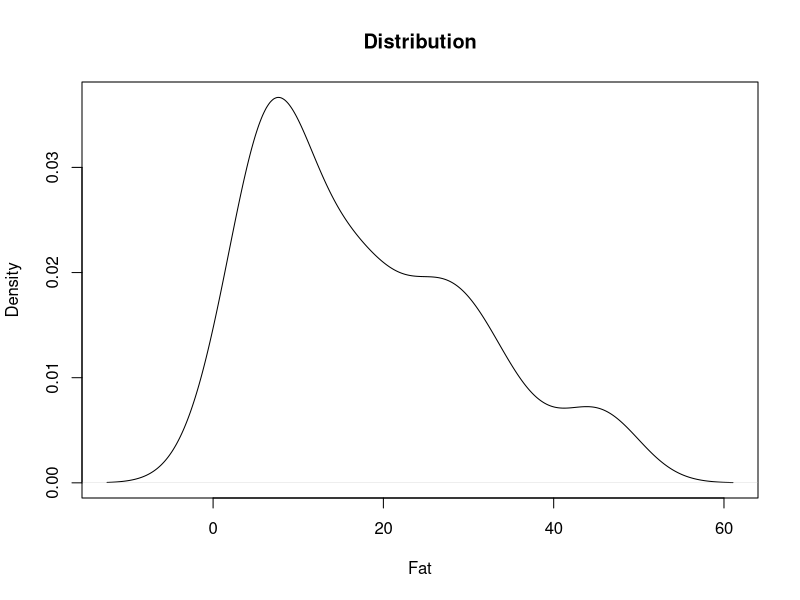
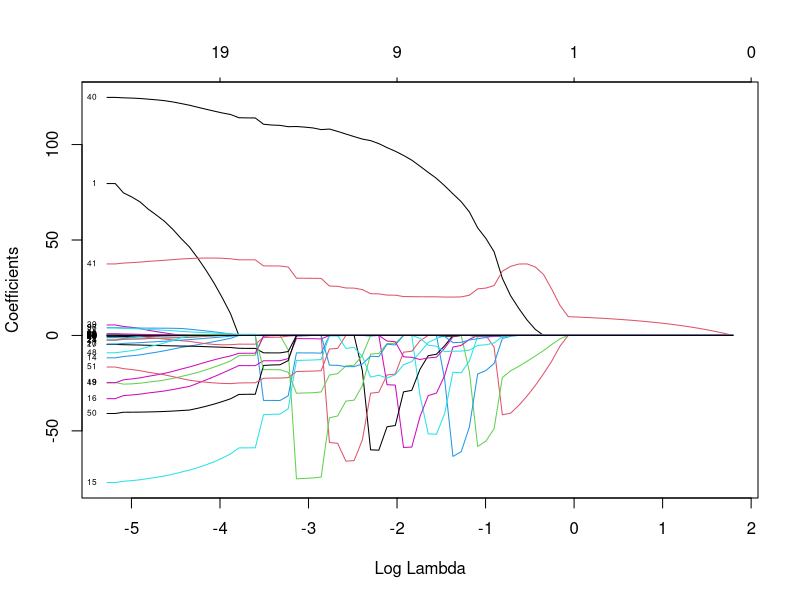
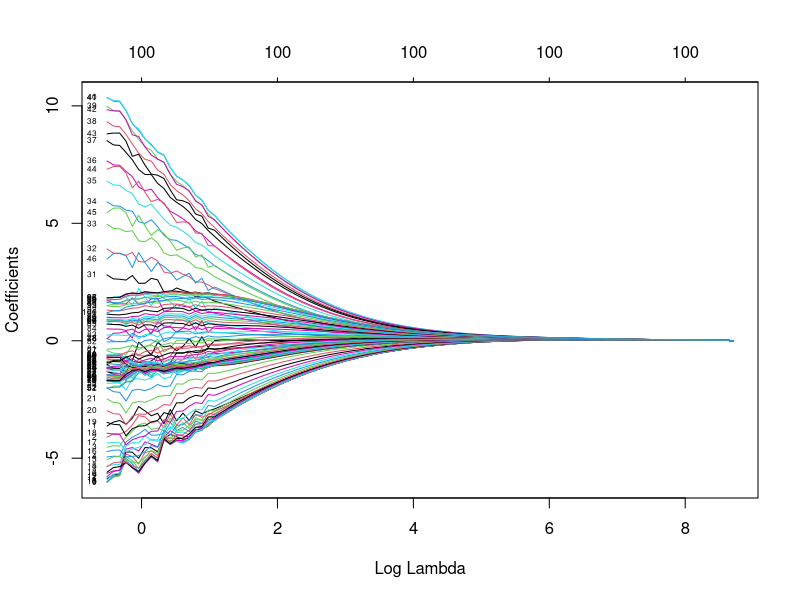
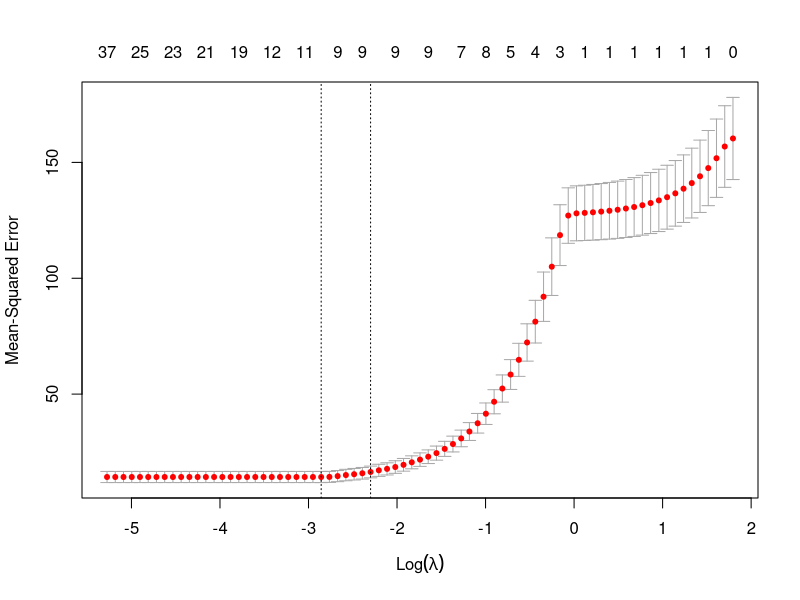
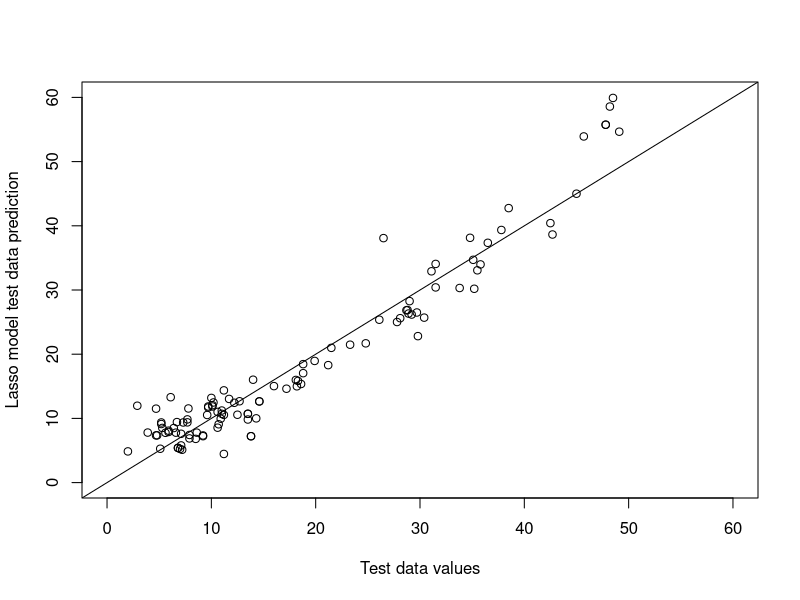

R code for these plots, in order:
#Lab 2
library("glmnet")
#Assignment 1
setwd("/Users/christoffergardin/Desktop/TDDE01/Lab2")
data=read.csv("tecator.csv")

#Divide into train and test
n=dim(data)[1]
set.seed(12345)
id=sample(1:n, floor(n*0.5))
train=data[id,]
test=data[-id,]

# 1.1
plot(density(train$Fat), main="Distribution", xlab="Fat", ylab="Density")
# Linear regression model
fat_model <- lm(Fat ~ ., train[,2:102])
pred.train = predict(fat_model, train[,2:101])
pred.test = predict(fat_model, test[,2:101])

# Calculating mean squared error training data
results.train <- cbind(pred.train, train$Fat)
colnames(results.train) <- c('Pred','Real')
results.train <- as.data.frame(results.train)
mse.train <- mean((results.train$Real - results.train$Pred)^2)
cat(paste("MSE training:"), mse.train,"\n") #Small error
print(mean((pred.test - test[,102])^2))

# Calculating mean squared error test data
results.test <- cbind(pred.test, test$Fat)
colnames(results.test) <- c('Pred','Real')
results.test <- as.data.frame(results.test)
mse.test <- mean((results.test$Real - results.test$Pred)^2)
cat(paste("MSE test: "), mse.test,"\n")

# 1.2
# J(\theta, X, Y) = (1/n) * SUM(y_i - \theta_0 - \theta_1*x_{1j} -...- \theta_p*x_{pj})^2)
# j = 1:100   All channels as features
# Cost function should be minimized

# 1.3
# LASSO regression model
lasso_model = glmnet(as.matrix(train[2:101]), train$Fat, alpha = 1)
plot(lasso_model, xvar="lambda", label=TRUE)

lasso_model$lambda
# 1.4
# Ridge regression model
ridge_model = glmnet(as.matrix(train[2:101]), train$Fat, alpha = 0)
plot(ridge_model, xvar="lambda", label=TRUE)

# 1.5
# Cross-validation of LASSO regression model
lasso_cv = cv.glmnet(as.matrix(train[2:101]), train$Fat, alpha=1)
lasso_cv$lambda.min
plot(lasso_cv)
coef(lasso_cv, a0="lambda.min") #Optimal lambda
colSums(coef(lasso_cv) != 0) #Amount of nonzero elements

# Scatterplot with y=x line for comparison
lasso_pred = predict(lasso_cv, as.matrix(test[2:101]), s = lasso_cv$lambda.min)
plot(test$Fat, lasso_pred, xlim = c(0,60), ylim = c(0,60), xlab="Test data values", ylab="Lasso model test data prediction")
abline(a=0, b=1)
